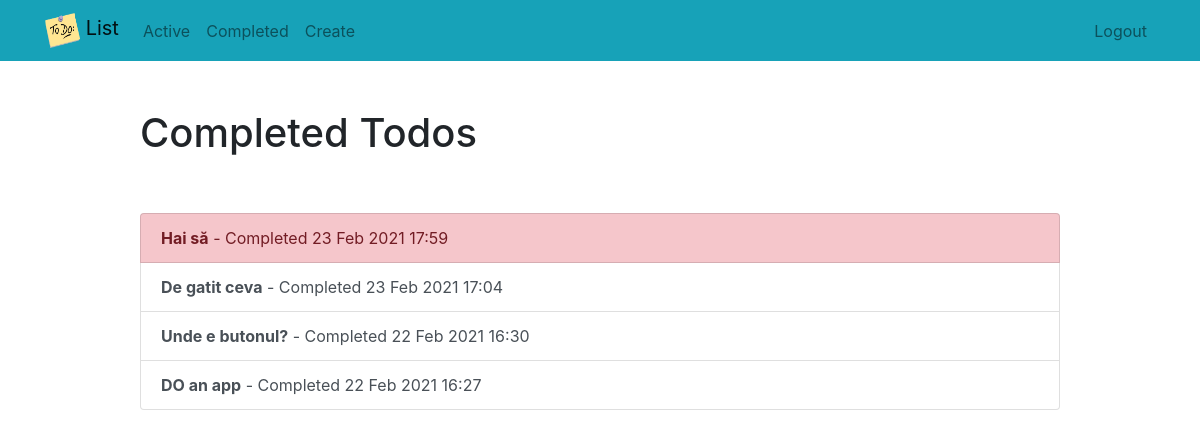
/completed/ (signed in), run on an earlier commit of the app's database.
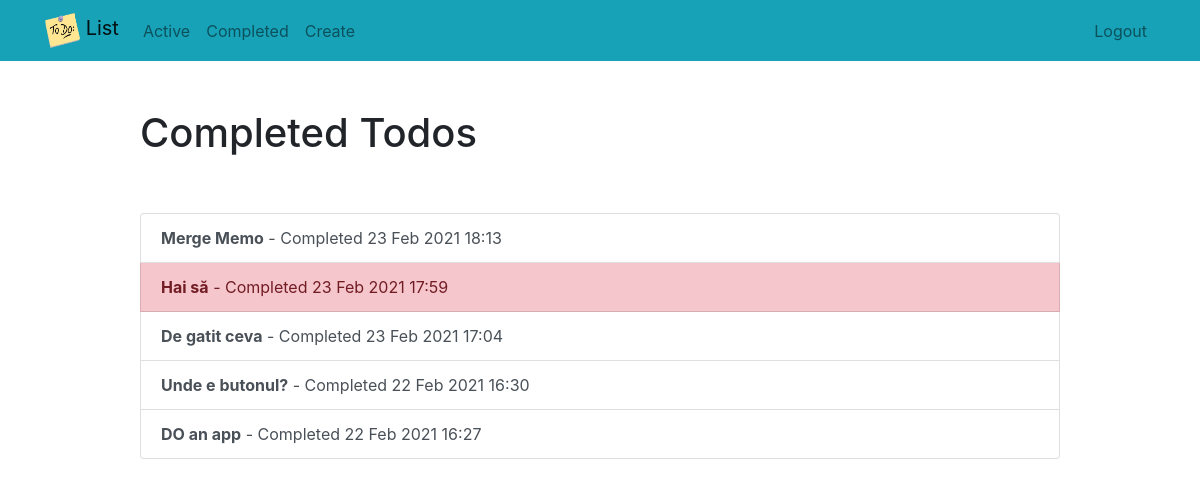
And on a later commit of the database.
### todo/models.py (models this page shows, shortened)
class Todo(models.Model):
    title = models.CharField(max_length=150)
    memo = models.TextField(blank=True)
    created = models.DateTimeField(auto_now_add=True)
    datecompleted = models.DateTimeField(null=True, blank=True)
    important = models.BooleanField(default=False)
    user = models.ForeignKey(User, on_delete=models.CASCADE)

### todo/views.py (the view)
# urls.py: path('completed/', views.completedtodos, name='completedtodos'),
@login_required
def completedtodos(request):
    todos = Todo.objects.filter(user=request.user, datecompleted__isnull=False).order_by('-datecompleted')
    return render(request, 'todo/completedtodos.html', {'todos':todos})

### todo/templates/todo/completedtodos.html
{% extends "todo/base.html" %}
{% block content %}
    <div class="row justify-content-center mt-5">
        <div class="col-md-10">
            <h1>Completed Todos</h1>
        </div>
    </div>
    <div class="row justify-content-center mt-5">
        <div class="col-md-10">
            <div class="list-group">
                {% for todo in todos %}
                    <a href="{% url 'viewtodo' todo.id %}" class="list-group-item list-group-item-action{% if todo.important %} list-group-item-danger{% endif %}"><b>{{ todo.title }}</b> - Completed {{ todo.datecompleted|date:'d M Y H:i' }}</a>
                {% endfor %}
            </div>
        </div>
    </div>
{% endblock %}

What changed in the data, as far as the page shows it:
now on this page (row edited): Todo: title "Merge Memo", datecompleted "23 Feb 2021 18:13"
